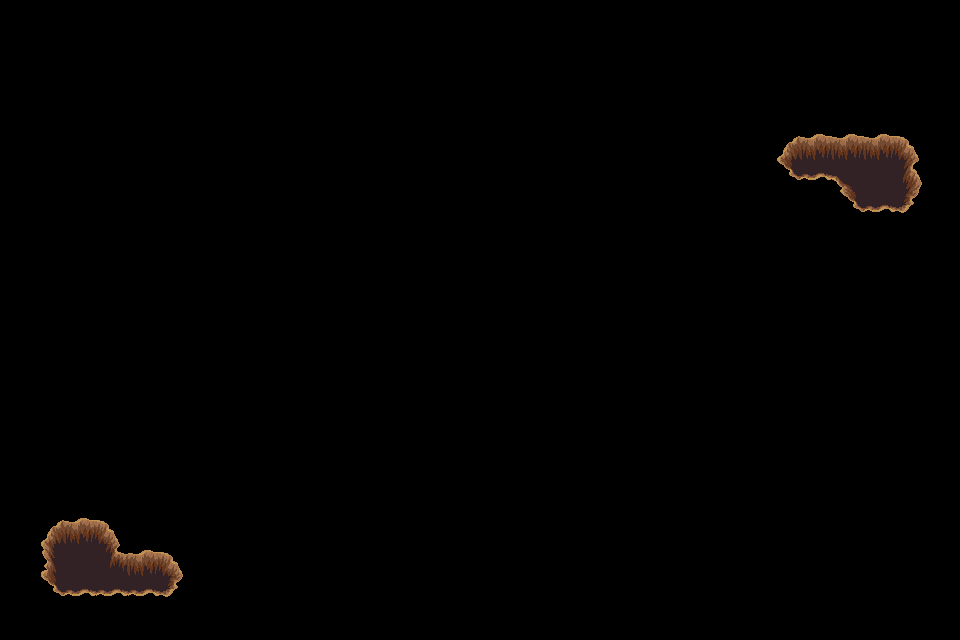

A level layout from a 2D game, rendered from its tile map. Below: a short description, then the map file with its tile-grid data intact:
An orthogonal 30x20 tile map with 32x32 px tiles, 1 tile layer (trou), 2 tilesets.

<map version="1.4" tiledversion="1.4.3" orientation="orthogonal" renderorder="right-down" width="30" height="20" tilewidth="32" tileheight="32" infinite="0" nextlayerid="9" nextobjectid="1">
 <tileset firstgid="1" source="../../dungeon_green.tsx" />
 <tileset firstgid="530" source="../../dungeon.tsx" />
 <layer id="8" name="trou" width="30" height="20">
  <data encoding="csv">
0,0,0,0,0,0,0,0,0,0,0,0,0,0,0,0,0,0,0,0,0,0,0,0,0,0,0,0,0,0,
0,0,0,0,0,0,0,0,0,0,0,0,0,0,0,0,0,0,0,0,0,0,0,0,0,0,0,0,0,0,
0,0,0,0,0,0,0,0,0,0,0,0,0,0,0,0,0,0,0,0,0,0,0,0,0,0,0,0,0,0,
0,0,0,0,0,0,0,0,0,0,0,0,0,0,0,0,0,0,0,0,0,0,0,0,0,0,0,0,0,0,
0,0,0,0,0,0,0,0,0,0,0,0,0,0,0,0,0,0,0,0,0,0,0,0,432,433,433,433,434,0,
0,0,0,0,0,0,0,0,0,0,0,0,0,0,0,0,0,0,0,0,0,0,0,0,478,479,388,456,457,0,
0,0,0,0,0,0,0,0,0,0,0,0,0,0,0,0,0,0,0,0,0,0,0,0,0,0,478,479,480,0,
0,0,0,0,0,0,0,0,0,0,0,0,0,0,0,0,0,0,0,0,0,0,0,0,0,0,0,0,0,0,
0,0,0,0,0,0,0,0,0,0,0,0,0,0,0,0,0,0,0,0,0,0,0,0,0,0,0,0,0,0,
0,0,0,0,0,0,0,0,0,0,0,0,0,0,0,0,0,0,0,0,0,0,0,0,0,0,0,0,0,0,
0,0,0,0,0,0,0,0,0,0,0,0,0,0,0,0,0,0,0,0,0,0,0,0,0,0,0,0,0,0,
0,0,0,0,0,0,0,0,0,0,0,0,0,0,0,0,0,0,0,0,0,0,0,0,0,0,0,0,0,0,
0,0,0,0,0,0,0,0,0,0,0,0,0,0,0,0,0,0,0,0,0,0,0,0,0,0,0,0,0,0,
0,0,0,0,0,0,0,0,0,0,0,0,0,0,0,0,0,0,0,0,0,0,0,0,0,0,0,0,0,0,
0,0,0,0,0,0,0,0,0,0,0,0,0,0,0,0,0,0,0,0,0,0,0,0,0,0,0,0,0,0,
0,0,0,0,0,0,0,0,0,0,0,0,0,0,0,0,0,0,0,0,0,0,0,0,0,0,0,0,0,0,
0,432,433,434,0,0,0,0,0,0,0,0,0,0,0,0,0,0,0,0,0,0,0,0,0,0,0,0,0,0,
0,455,456,410,433,434,0,0,0,0,0,0,0,0,0,0,0,0,0,0,0,0,0,0,0,0,0,0,0,0,
0,478,479,479,479,480,0,0,0,0,0,0,0,0,0,0,0,0,0,0,0,0,0,0,0,0,0,0,0,0,
0,0,0,0,0,0,0,0,0,0,0,0,0,0,0,0,0,0,0,0,0,0,0,0,0,0,0,0,0,0
</data>
 </layer>
</map>
